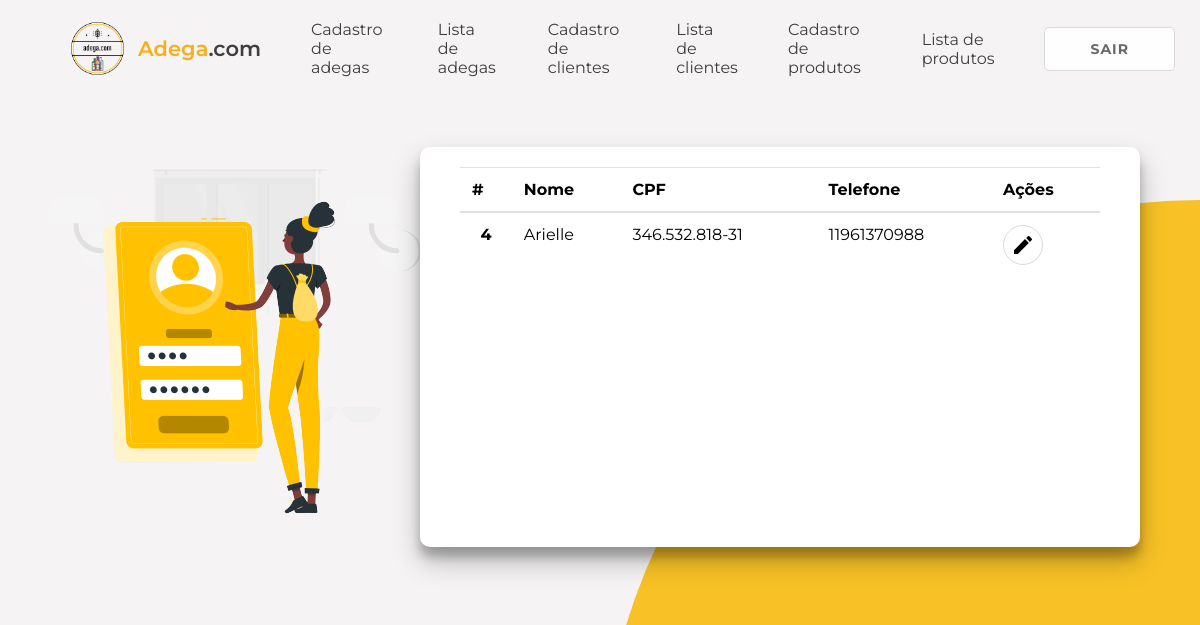
The app's page /clientes (signed in), older data.
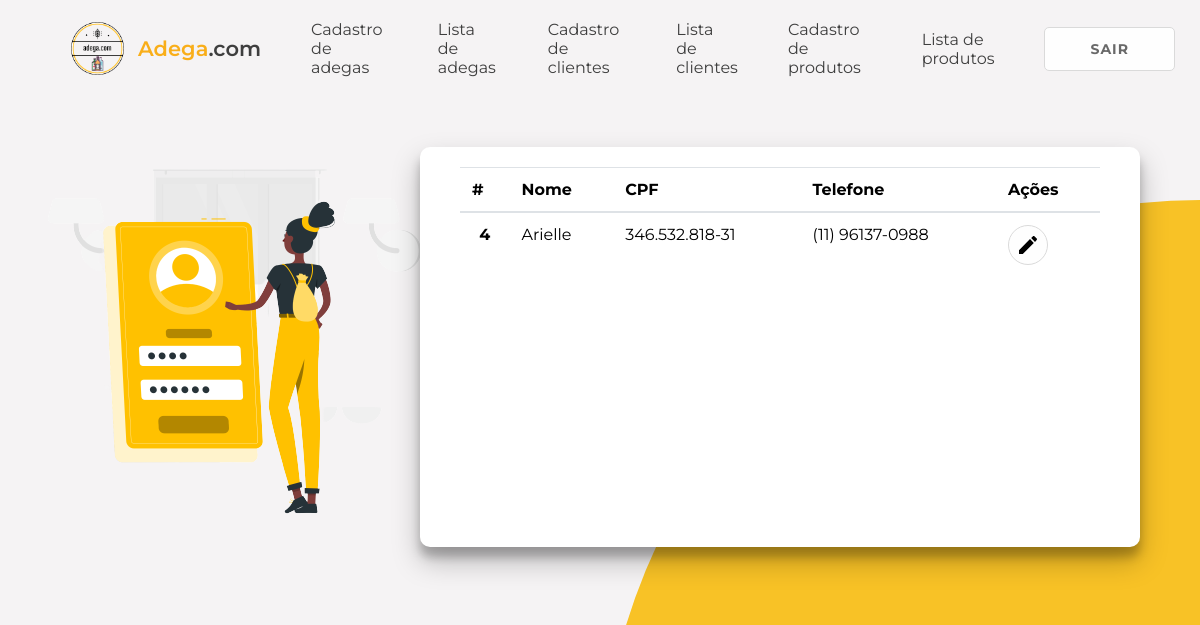
The same page, newer data.
### tables this page shows
CREATE TABLE clientes (
    id_cliente INTEGER PRIMARY KEY AUTOINCREMENT,
    nomeCliente VARCHAR(50) NOT NULL,
    cpf VARCHAR(50) NOT NULL,
    cep VARCHAR(50) NOT NULL,
    cidade VARCHAR(50) NOT NULL,
    rua VARCHAR(50) NOT NULL,
    bairro VARCHAR(50) NOT NULL,
    nResidencia VARCHAR(50) NOT NULL,
    complemento VARCHAR(50) NULL,
    telefone VARCHAR(50) NOT NULL,
    UNIQUE(cpf)
);

### routes.py (the view)
@app.route("/clientes")
def listar_clientes_api():
    logado = autenticar_login()
    if logado is None:
        return redirect("/")
    lista = db_listar_clientes()
    return render_template("lista-clientes.html", logado = logado, clientes = lista)

### database.py (called while the page is built)
def row_to_dict(description, row):
    if row is None: return None
    d = {}
    for i in range(0, len(row)):
        d[description[i][0]] = row[i]
    return d

def rows_to_dict(description, rows):
    result = []
    for row in rows:
        result.append(row_to_dict(description, row))
    return result

def conectar():
    return sqlite3.connect('adega.db')

def db_fazer_login(login, senha):
    with closing(conectar()) as con, closing(con.cursor()) as cur:
        cur.execute("SELECT u.login, u.senha, u.nome FROM usuario u WHERE u.login = ? AND u.senha = ?", [login, senha])
        return row_to_dict(cur.description, cur.fetchone())

def db_listar_clientes():
    with closing(conectar()) as con, closing(con.cursor()) as cur:
        cur.execute("SELECT id_cliente, nomeCliente, cpf, telefone FROM clientes")
        return rows_to_dict(cur.description, cur.fetchall())

### routes.py (called while the page is built)
def autenticar_login():
    login = request.cookies.get("login", "")
    senha = request.cookies.get("senha", "")
    return db_fazer_login(login, senha)

### templates/lista-clientes.html (shortened to what this page needs)
<!DOCTYPE html>
<html lang="pt-br">
	<head>
		<link rel="stylesheet" href="/static/css/global.css" />
        <link rel="stylesheet" href="/static/css/pages/listar-clientes.css" />
    </head>
    <body>
        {% include 'components/header.html' %}
        <div class="container" id="container">
            <div class="left-list">
                <img src="/static/images/formCliente.png" class="left-img" alt="imagens">
            </div>
            <div class="right-list">
                <div class="form-container-list list-in-container">
                    <div>
                        <table class="table table-hover">
                            <thead>
                              <tr>
                                <th scope="col">#</th>
                                <th scope="col">Nome</th>
                                <th scope="col">CPF</th>
                                <th scope="col">Telefone</th>
                                <th scope="col">Ações</th>
                              </tr>
                            </thead>
                            <tbody>
                            {% for cliente in clientes %}
                              <tr>
                                <th scope="row">{{cliente['id_cliente']}}</th>
                                <td>{{cliente['nomeCliente']}}</td>
                                <td>{{cliente['cpf']}}</td>
                                <td>{{cliente['telefone']}}</td>
                                <td>
                                  <a href="/cliente/{{cliente['id_cliente']}}">
                                    <button class="button secondary icon-button">
                                        <img src="/static/images/edit.svg">
                                    </button>
                                </a>
                                </td>
                              </tr>
                            {% endfor %}
                            </tbody>
                          </table>
                    </div>
                </div>
            </div>
        </div>
    </body>
</html>

Row changes from the older to the newer data that the page shows:
changed clientes "Arielle": telefone "11961370988" → "(11) 96137-0988"
